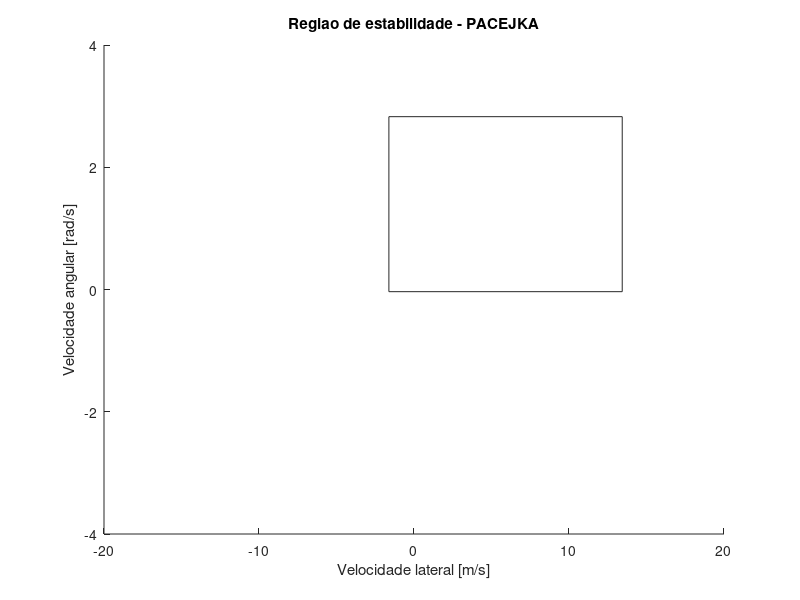

Source code (MATLAB): (Note: this script raises an error after producing the figure.)
clear,clc
%% Descrição
% Este script tem como objetivo gerar novamente os gráficos da região de
% estabilidade

%% Definindo a figura e configurando

figure(1) % Inicializando a figura
hold on % objetos inseridos são adicionados

%% Primeira região

load('regiaoresultadoslp_2015_09_09(1)') % carregando as variáveis

contour(Xlp,Ylp,Zlp,0.5,'g') % Contorno da primeira região

%% Segunda região

% carregando as variáveis do outro
load('regiaoresultadoslp_2015_09_09(2)') % carregando as variáveis

contour(Xlp,Ylp,Zlp,0.5,'r') % Contorno da primeira região


%% Acrescentando os detalhes do gráfico

title('Regiao de estabilidade - PACEJKA')
xlabel('Velocidade lateral [m/s]')
ylabel('Velocidade angular [rad/s]')
l=legend('a=1.37 b=1.86','a=1.86 b=1.37','Location','NorthWest')

